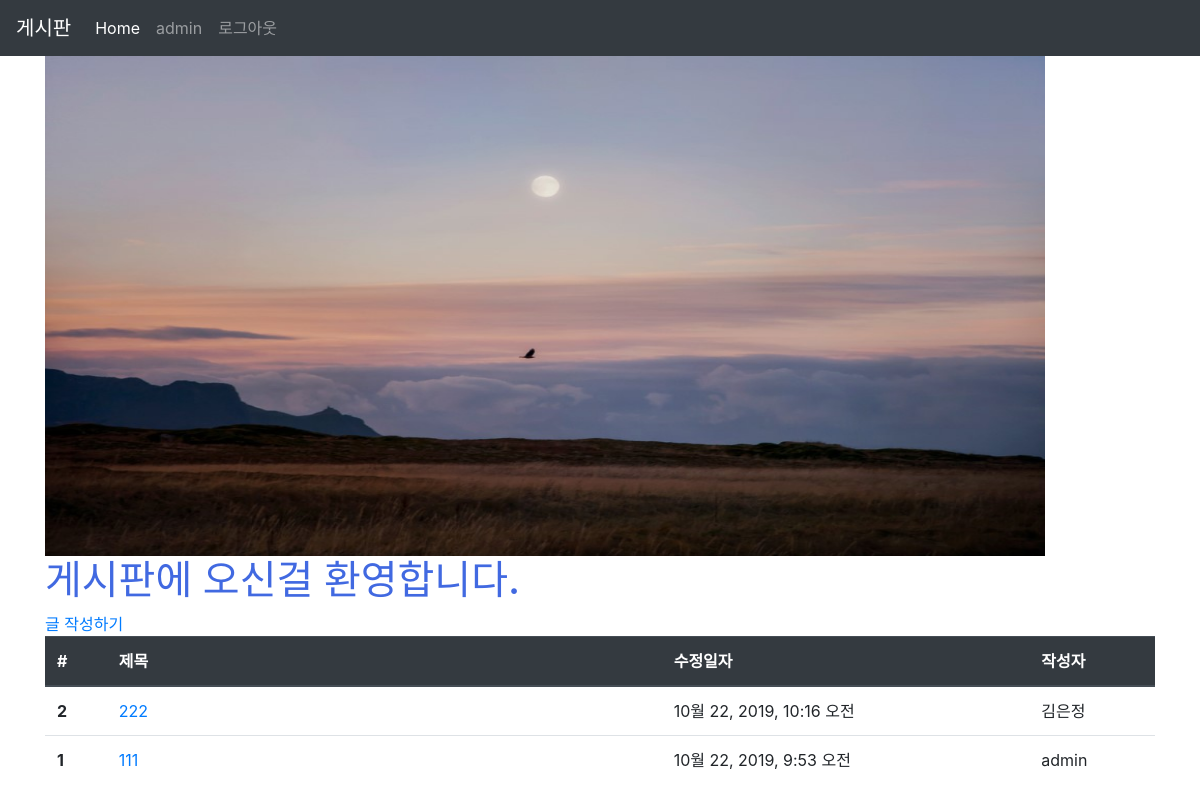
Screenshot of /articles/ (signed in) with the database file from the repository.
### accounts/models.py (models this page shows)
class User(AbstractUser):
    pass

### articles/models.py (models this page shows, shortened)
class Article(models.Model):
   title = models.CharField(max_length=10)
   content = models.TextField()
   image = models.ImageField(blank=True)
   image_thumbnail = ProcessedImageField(
       blank=True,
       processors=[ResizeToFill(300, 300)],
       format='JPEG',
       options={'quality': 80}
   )
   created_at = models.DateTimeField(auto_now_add=True)
   updated_at = models.DateTimeField(auto_now=True)
   user = models.ForeignKey(settings.AUTH_USER_MODEL, on_delete=models.CASCADE)

### articles/views.py (the view)
# urls.py: path('', views.index, name='index'),
@require_GET
def index(request):
    articles = Article.objects.order_by('-id')
    context = {
        'articles': articles
    }
    return render(request, 'articles/index.html', context)

### articles/templates/articles/index.html (shortened to what this page needs)
<!DOCTYPE html>
<html lang="ko">
<head>
</head>
{% extends 'articles/base.html' %}
{% load static %}
{% block css %}
<link rel="stylesheet" href="{% static 'articles/style.css'%}">
{% endblock %}
{% block body %}
<img src="{% static 'articles/photo.jpg'%}" alt="" width=1000" height = "500">
<h1 class="title">게시판에 오신걸 환영합니다.</h1>
{% if user.is_authenticated %}
  <a href="{% url 'articles:create' %}">글 작성하기</a>
{% endif %}
<table class="table">
  <thead class="thead-dark">
    <tr>
      <th scope="col">#</th>
      <th scope="col">제목</th>
      <th scope="col">수정일자</th>
      <th scope="col">작성자</th>
    </tr>
  </thead>
  <tbody>
    {% for article in articles %}
    <tr>
      <th scope="row">{{ article.id }}</th>
      <td>
        <a href="{% url 'articles:detail' article.pk %}">{{ article.title }}</a>
      </td>
      <td>{{ article.updated_at }}</td>
      <td>{{ article.user }}</td>
    </tr>
    {% endfor %}
  </tbody>
</table>
{% endblock %}

### articles/templates/articles/base.html (shortened to what this page needs)
{% load static %}
<!DOCTYPE html>
<html lang="ko">
<head>
  <link rel="stylesheet" href="{% static 'bootstrap/css/bootstrap.min.css' %}">
  {% block css %}{% endblock %}
</head>
<body>
  <nav class="navbar navbar-expand-lg navbar-dark bg-dark">
    <a class="navbar-brand" href="/articles/">게시판</a>
    <div class="collapse navbar-collapse" id="navbarNav">
      <ul class="navbar-nav">
        <li class="nav-item active">
          <a class="nav-link" href="/articles/">Home <span class="sr-only">(current)</span></a>
        </li>
        {% if user.is_authenticated %}
        <li class="nav-item">
          <a class="nav-link">{{ user.username }}</a>
        </li>
        <li class="nav-item">
          <a class="nav-link" href="{% url 'accounts:logout'%}">로그아웃</a>
        </li>
        {% endif %}
      </ul>
    </div>
  </nav>
  <div class="container">
    {% block body %}
    {% endblock %}
  </div>
</body>
</html>

### articles/static/articles/style.css (style rules this page uses)
.title { color: royalblue; }

### articles/templates/articles/index.html (style rules this page uses)
tr > th:nth-of-type(2) { width: 50% }

### rows the page displays
User: username "admin"
Article: id "2", title "222", updated_at "10월 22, 2019, 10:16 오전", user "김은정"
Article: id "1", title "111", updated_at "10월 22, 2019, 9:53 오전", user "admin"
